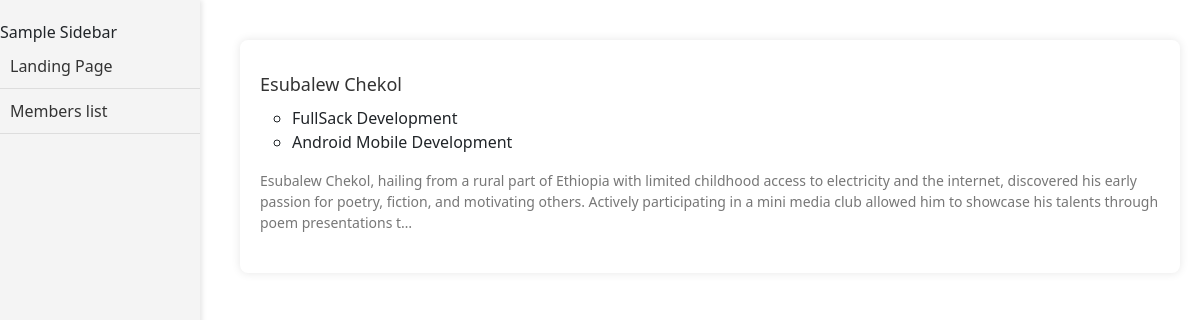
Page /group/members/ on the earlier database version.
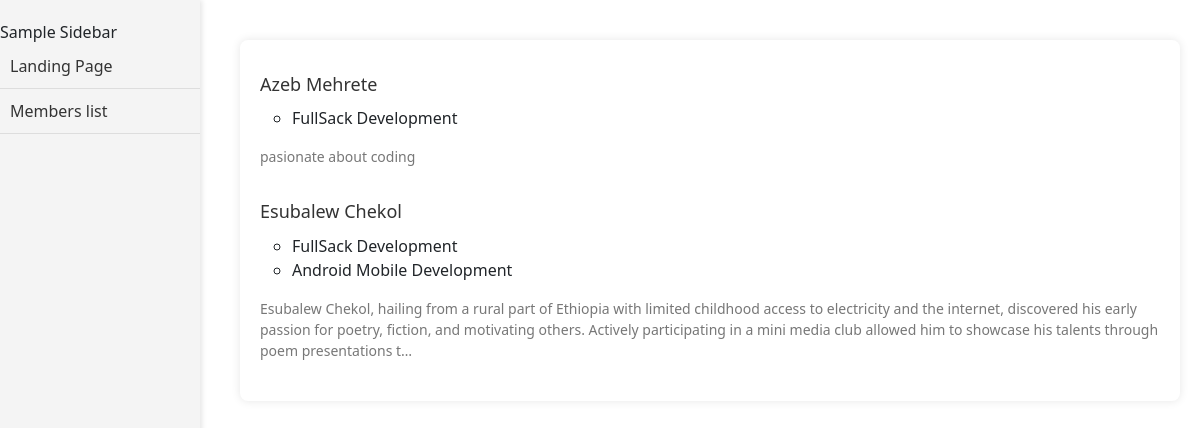
Same page on the later database version.
### group/models.py (models this page shows, shortened)
class Member(models.Model):
    first_name = models.CharField(max_length=50)
    last_name = models.CharField(max_length=50)
    focus_fields = models.ManyToManyField(FocusField, help_text='Fields a member is focusing on', verbose_name='Focus Fields')
    about = models.TextField(help_text='A brief summary about this person')
    class Meta:
        ordering = ['first_name','last_name']

class FocusField(models.Model):
    name = models.CharField(max_length=200, verbose_name='FocusField')

### group/views.py (the view)
# urls.py: path('members/', views.MemberListView.as_view(), name='members')
class MemberListView(generic.ListView):
    model = Member
    context_object_name = 'member_list'

### group/templates/group/member_list.html
{% extends "base.html" %}
{% block content %}
  {% if member_list %}
    <ul class="member-list">
      {% for member in member_list %}
      <li class="member-item">
        <h2><a href="{% url 'members' %}" class="member-name">{{ member.first_name}} {{member.last_name}}</a></h2>
        <p class="fields">
          <ul>
            {% for field in member.focus_fields.all %}
              <li>{{ field.name }}</li>
            {% endfor %}
          </ul>
        </p>
        <p class="about">{{ member.about|truncatechars:300 }}</p>
      </li>
      {% endfor %}
    </ul>
  {% else %}
    <p>There are no members.</p>
  {% endif %}
{% endblock %}

### group/templates/base.html (shortened to what this page needs)
<!DOCTYPE html>
<html lang="en">
<head>
    {% load static %}
    <link rel="stylesheet" href="{% static 'css/styles.css' %}" />
    <link
      href="https://cdn.jsdelivr.net/npm/bootstrap@5.1.3/dist/css/bootstrap.min.css"
      rel="stylesheet"
 />
</head>
<body>
   <div id="wrapper">
      <div id="sidebar-container">
         {% block sidebar%}
         <div id="sidebar">
            <p>Sample Sidebar</p>
            <a href="{% url 'index'%}">Landing Page</a>
            <a href="{% url 'members'%}">Members list</a>
         </div>
         {% endblock %}
      </div>
      <div id="content">
          <div id="main-content">
              {% block content %}
              {% endblock %}
          </div>
      </div>
   </div>
</body>
</html>

### group/static/css/styles.css (style rules this page uses)
body { font-family: 'Arial', sans-serif; margin: 0; padding: 0; box-sizing: border-box; }
#sidebar { height: 100%; width: 200px; position: fixed; top: 0; left: 0; background-color: #f4f4f4; padding-top: 20px; box-shadow: 2px 0px 5px rgba(0, 0, 0, 0.1); }
#sidebar a { display: block; padding: 10px; text-decoration: none; color: #333; border-bottom: 1px solid #ddd; transition: background-color 0.3s ease; }
#content { margin-left: 220px; padding: 20px; }
.member-list { list-style-type: none; padding: 0; }
.member-item { margin-bottom: 20px; }
.member-name { font-size: 18px; text-decoration: none; color: #333; }
.fields { font-size: 14px; color: #555; }
.about { margin-top: 10px; font-size: 14px; color: #777; }
#main-content { padding: 20px; box-shadow: 0px 0px 10px rgba(0, 0, 0, 0.1); border-radius: 8px; background-color: #fff; }
#sidebar p, #sidebar a { margin: 0; }
#main-content { margin-top: 20px; }
.fields { font-size: 14px; color: #555; margin: 0; padding: 0; list-style: none; display: inline; }

Differences in the rows shown:
added Member: first_name "Azeb", last_name "Mehrete", about "pasionate about coding", FocusField (name "FullSack Development")
